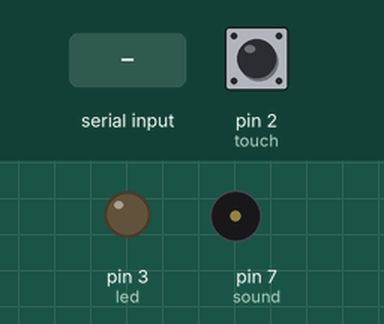
Recording of a sketch running on a simulated Arduino Uno, built with avr-gcc and run on an emulated ATmega328P. Shown: output pins drawn as LEDs (lit = HIGH), buzzer (waves = sounding). Inputs (shaded band) come from the test bench; at power-on: pin 2 (touch) HIGH.

Above: at 1.2 s.
1.3 s: "F" received over Serial
At 1.5 s:
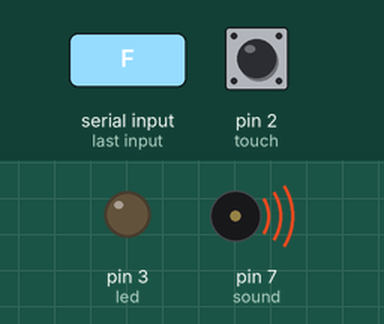
4.3 s: "S" received over Serial
At 4.5 s:
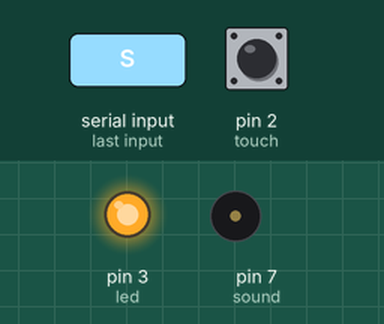
Timing chart, 0 to 7.3 s (numbered marks = the images above; inputs shaded):
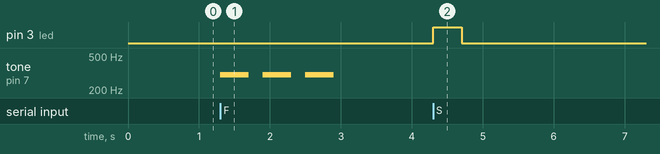

Measured:
- after the input at 1.3 s, tone on pin 7 (sound): alternates 300 Hz for 0.40 s and silent for 0.20 s, 6 changes in all, then stays silent, starting at once
- after the input at 4.3 s, pin 3 (led): LOW → HIGH at once, → LOW 0.40 s later

The sketch:

reaction-time-timer.ino
```cpp
// Arduino file for the timing and touch sensor

int led = 3;
int incomingByte;
int touch = 2;
int sound = 7;
int starttime;
int endtime;
int reactiontime;

void setup() {
  pinMode(led, OUTPUT);
  Serial.begin(115200);
  pinMode(touch, INPUT_PULLUP);
  pinMode(sound, OUTPUT);
  // attach an interrupt to the touch sensor, so that the endtimer() fires when the sensor is released
  attachInterrupt(digitalPinToInterrupt(touch), endtimer, FALLING);
}

void loop() {
  // read in the bytes from python
   incomingByte = Serial.read();

  // if S, start the timer
  // the lght is for testing purposes
  if(incomingByte == 'S') {
    starttime = millis();
    digitalWrite(led, HIGH);
    delay(400);
    digitalWrite(led, LOW);
  }

  //If F, this will fire as the false start alarm
  if(incomingByte == 'F'){
    for(int i = 0; i < 3; i++) {
     // digitalWrite(led, HIGH);
      tone(sound, 300);
      delay(400);
      noTone(sound);
      delay(200);
    }
  }
}


// Function to get the end time and calculate the end time
// Sends command TIME to python so it knows the reaction time is coming
// send reaction time to python
void endtimer() {
  digitalWrite(led, LOW);
  endtime = millis();
  reactiontime = endtime - starttime;
  Serial.println("TIME");
  Serial.println(reactiontime);

}
```
